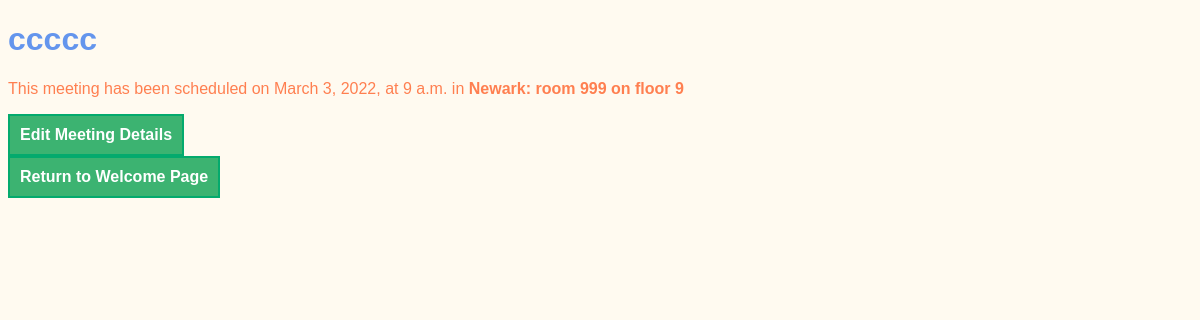
The app's page /meetings/5, older data.
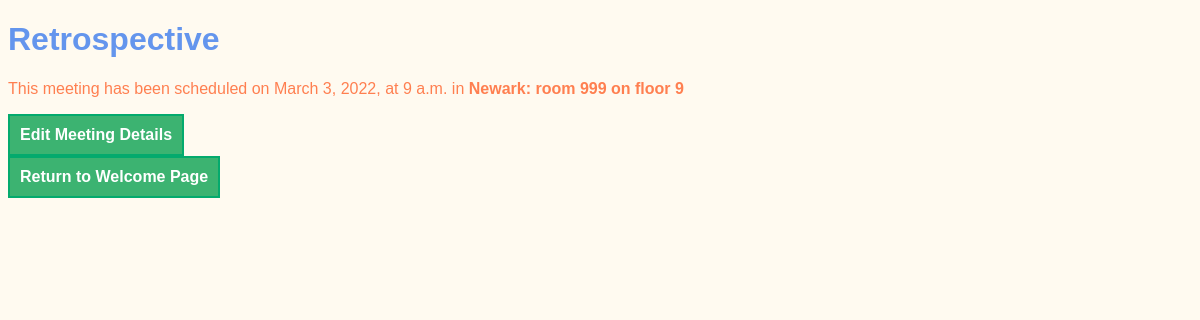
The same page, newer data.
### meetings/models.py (models this page shows, shortened)
class Meeting(models.Model):
    title = models.CharField(max_length=200)
    date = models.DateField()
    start_time = models.TimeField(default=time(9))
    duration = models.IntegerField(default=1)
    room = models.ForeignKey('Room', on_delete=models.CASCADE)

class Room(models.Model):
    name = models.CharField(max_length=50)
    floor_number = models.IntegerField()
    room_number = models.IntegerField()
    def __str__(self):
        return f"{self.name}: room {self.room_number} on floor {self.floor_number}"

### meetings/views.py (the view)
# urls.py: path('<int:id>', views.detail, name="detail"),
def detail(request, id):
    meeting = get_object_or_404(Meeting, pk=id)
    return render(request, "meetings/detail.html", {"meeting": meeting})

### meetings/templates/meetings/detail.html (shortened to what this page needs)
{% extends "base.html" %}
{% block content %}
    <h1>{{ meeting.title }}</h1>
    <p>
        This meeting has been scheduled on {{ meeting.date }}, at
        {{ meeting.start_time }} in <strong>{{ meeting.room }}</strong>
    </p>
    <a href="{% url 'edit' meeting.id %}">Edit Meeting Details</a>
    <br>
    <a href="{% url 'welcome' %}">Return to Welcome Page</a>
{% endblock %}

Row changes from the older to the newer data that the page shows:
changed Meeting "Newark: room 999 on floor 9": title "ccccc" → "Retrospective"
